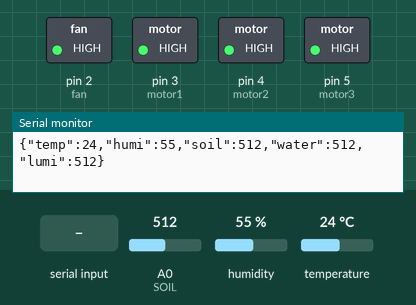
This sketch was run on a simulated Arduino Uno, built with avr-gcc and run on an emulated ATmega328P. On the bench: switched loads named in the sketch (green lamp = pin HIGH), the last lines printed to the serial monitor. The test bench sets the inputs (shaded band); at power-on: A0 (SOIL) = 512, humidity 55 %, temperature 24 °C.

Above: at 2.8 s.
2.9 s: "StartMotor1" received over Serial
At 6.3 s:
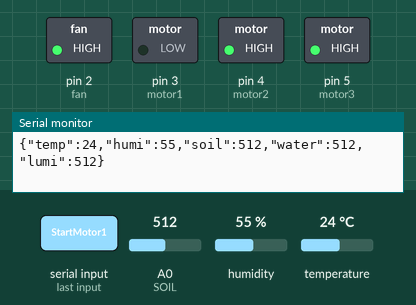
8.9 s: "StartMotor2" received over Serial
At 11.9 s:
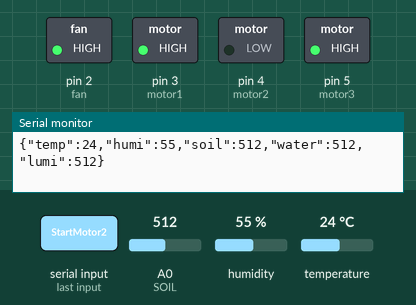
Timing chart, 0 to 15.6 s (numbered marks = the images above; inputs shaded):
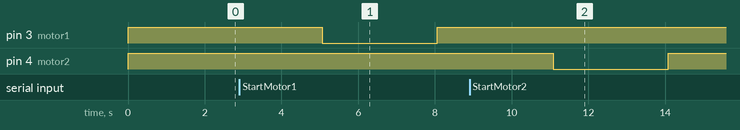

The sketch:

20200123.ino
```cpp
#include <DHT.h>
#include <ArduinoJson.h>

#define SOIL A0
#define DHTPIN 7
#define DHTTYPE DHT11
DHT dht(DHTPIN, DHTTYPE);

int fan=2;
int motor1=3;
int motor2=4;
int motor3=5;

void setup() {
  Serial.begin(9600);
  dht.begin();

  pinMode(fan, OUTPUT);
  pinMode(motor1, OUTPUT);
  pinMode(motor2, OUTPUT);
  pinMode(motor3, OUTPUT);

  digitalWrite (fan, HIGH);
  digitalWrite (motor1, HIGH);
  digitalWrite (motor2, HIGH);
  digitalWrite (motor3, HIGH);
}

void operateMotor(char motor){
  if (motor == 'a'){
    digitalWrite(motor1, LOW);
    delay(3000);
    digitalWrite(motor1, HIGH);
  }
  if (motor == 'b'){
    digitalWrite(motor2, LOW);
    delay(3000);
    digitalWrite(motor2, HIGH);
  }
}

//함수로 받아온 데이터값을 Json으로 변환
float makeJson(float temp, float humi, int soil)
{
  StaticJsonDocument<256> doc;
  JsonObject root = doc.to<JsonObject>();
  root["temp"] = temp;
  root["humi"] = humi;
  root["soil"] = soil;
  root["water"] = soil;
  root["lumi"] = soil;

  serializeJson(root, Serial);
  Serial.println();
  delay(2000);
}

void loop() {
  float temp = dht.readTemperature();
  float humi = dht.readHumidity();
  int soil = analogRead(SOIL);
  makeJson(temp, humi, soil);

  if(Serial.available())
  {
    String Data = Serial.readString();
    /*if(Data == "SensorValue")
    {
      float temp = dht.readTemperature();
      float humi = dht.readHumidity();
      int soil = analogRead(SOIL);
      //변환 함수 사용
      makeJson(temp, humi, soil);
    }*/
    if(Data == "StartMotor1")
    {
      operateMotor('a');
    }
    else if(Data == "StartMotor2")
    {
      operateMotor('b');
    }
  }
}
```

Measured:
- after the input at 2.9 s, pin 3 (motor1): HIGH → LOW after 2.2 s, → HIGH 3.0 s later
- after the input at 8.9 s, pin 4 (motor2): HIGH → LOW after 2.2 s, → HIGH 3.0 s later
